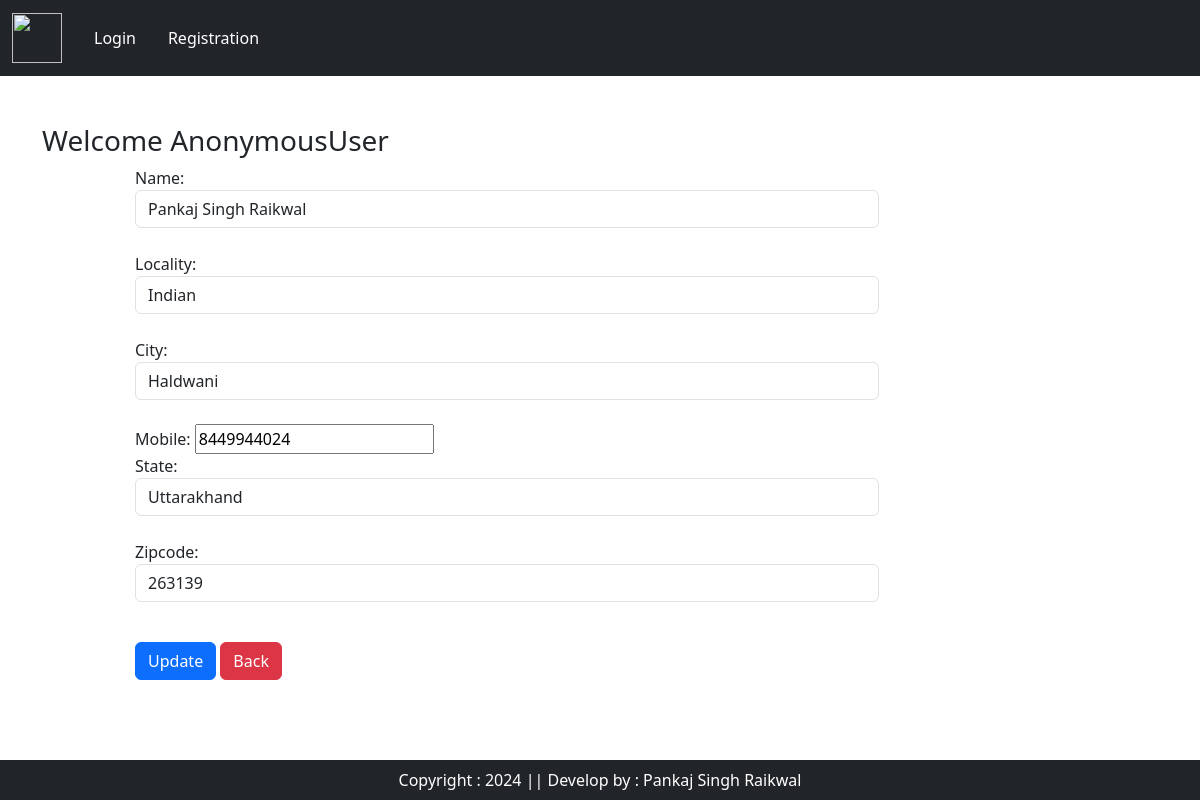
Screenshot of /updateAddress/1 with the database file from the repository.
### app/models.py (models this page shows, shortened)
class Customer(models.Model):
    user = models.ForeignKey(User, on_delete=models.CASCADE)
    name = models.CharField(max_length=200)
    locality = models.CharField(max_length=200)
    city = models.CharField(max_length=50)
    mobile = models.IntegerField(default=0)
    zipcode = models.IntegerField()
    state = models.CharField(choices=STATE_CHOICES , max_length=100)

### app/views.py (the view, shortened to what this page needs)
# urls.py: path("updateAddress/<int:pk>" , views.updateAddress.as_view() , name = "updateAddress"),
class updateAddress(View):
    def get(self, request, pk):
        add=Customer.objects.get(pk=pk)
        form = CustomerProfileForm(instance=add)
        return render(request , 'app/updateAddress.html' , locals())

### app/forms.py
class CustomerProfileForm(forms.ModelForm):
    class Meta:
        model = Customer
        fields = ['name' , 'locality' , 'city' , 'mobile' , 'state' , 'zipcode']
        widgets = {
            'name':forms.TextInput(attrs={'class' : 'form-control'}),
            'locality' : forms.TextInput(attrs={'class' : 'form-control'}),
            'city' : forms.TextInput(attrs={'class':'form-control'}),
            'moblie':forms.NumberInput(attrs={'class':'form-control'}),
            'state':forms.Select(attrs={'class':'form-control'}),
            'zipcode':forms.NumberInput(attrs={'class':'form-control'}),
        }

### app/templates/app/updateAddress.html (shortened to what this page needs)
{% extends 'app/base.html' %}
{% load static %}
{% block main-content %}
<div class="container my-5">
    <div class="row">
        <h3>Welcome <span class="text-capitalize">{{request.user}}</span></h3>
    </div>
    <div class="col-sm-8 offset-sm-1">
        <form action="" method="post">
            {% for fm in form %}
                {{fm.label_tag}} {{fm}} <small class="text-danger">{{fm.errors|striptags}}</small> <br>
            {% endfor %}
            <div class="col-12 mt-3">
                <button type="submit" class="btn btn-primary">Update</button>
                <a href="{% url 'address' %}" type='button' class='btn btn-danger'>Back</a>
            </div>
        </form>
    </div>
</div>
{% endblock main-content %}

### rows the page displays
Customer: form "Pankaj Singh Raikwal" "Indian" "Haldwani" "8449944024" "Uttarakhand" "263139"

### other values shown
{{ request.user }} "AnonymousUser"
{{ fm.label_tag }} "Name:" "Locality:" "City:" "Mobile:" "State:" "Zipcode:"
